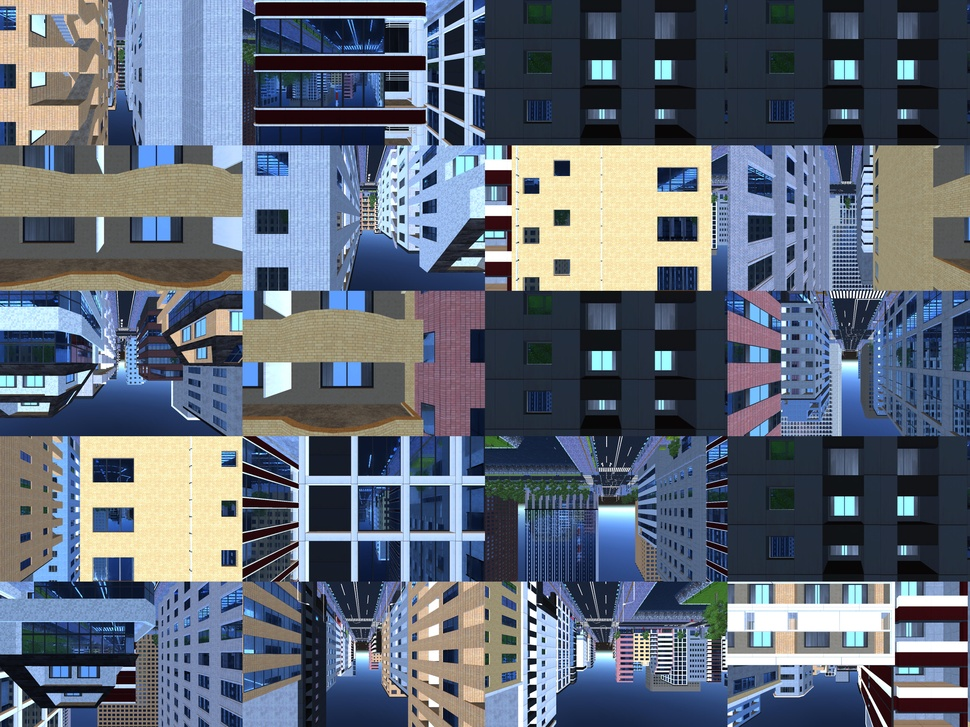
#> input picture unity_texture2d_big.jpg, 970 x 727 px, shrunk from 5120 x 3840 before the run
$ python pil_example.py
#> lines starting #> are read from the running program, lines starting #| are printed output that depends on the picture
from PIL import Image
import time
from io import BytesIO
f = open("unity_texture2d_big.jpg", "rb")
data = BytesIO(f.read())
f.close()
test_time = 200
cost = 0
for i in range(test_time):
    start_time = time.time()
    img = Image.open(data)
#> img is the input picture: PIL image 970x727 RGB; mean R, G, B 96.4, 105.7, 119.8
    img_width, img_height = img.size
#> img_width = 970; img_height = 727
    num_cols = 4
    num_rows = 5
    tile_width = img_width // num_cols
#> tile_width = 242
    tile_height = img_height // num_rows
#> tile_height = 145
    for row in range(num_rows):
        for col in range(num_cols):
            left = col*tile_width
            top = row*tile_height
            right = (col + 1) * tile_width
            bottom = (row + 1) * tile_height
            box = (left, top, right, bottom)
            tile = img.crop(box)
            tile.save(BytesIO(), format="JPEG")
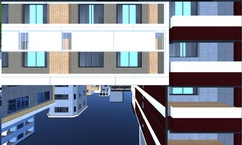
#> tile: PIL image 242x145 RGB; mean R, G, B 134.2, 139.6, 152.6
    cost += time.time()-start_time
print(f"avg {test_time} cost:{cost/test_time}, fps: {test_time/cost}")
